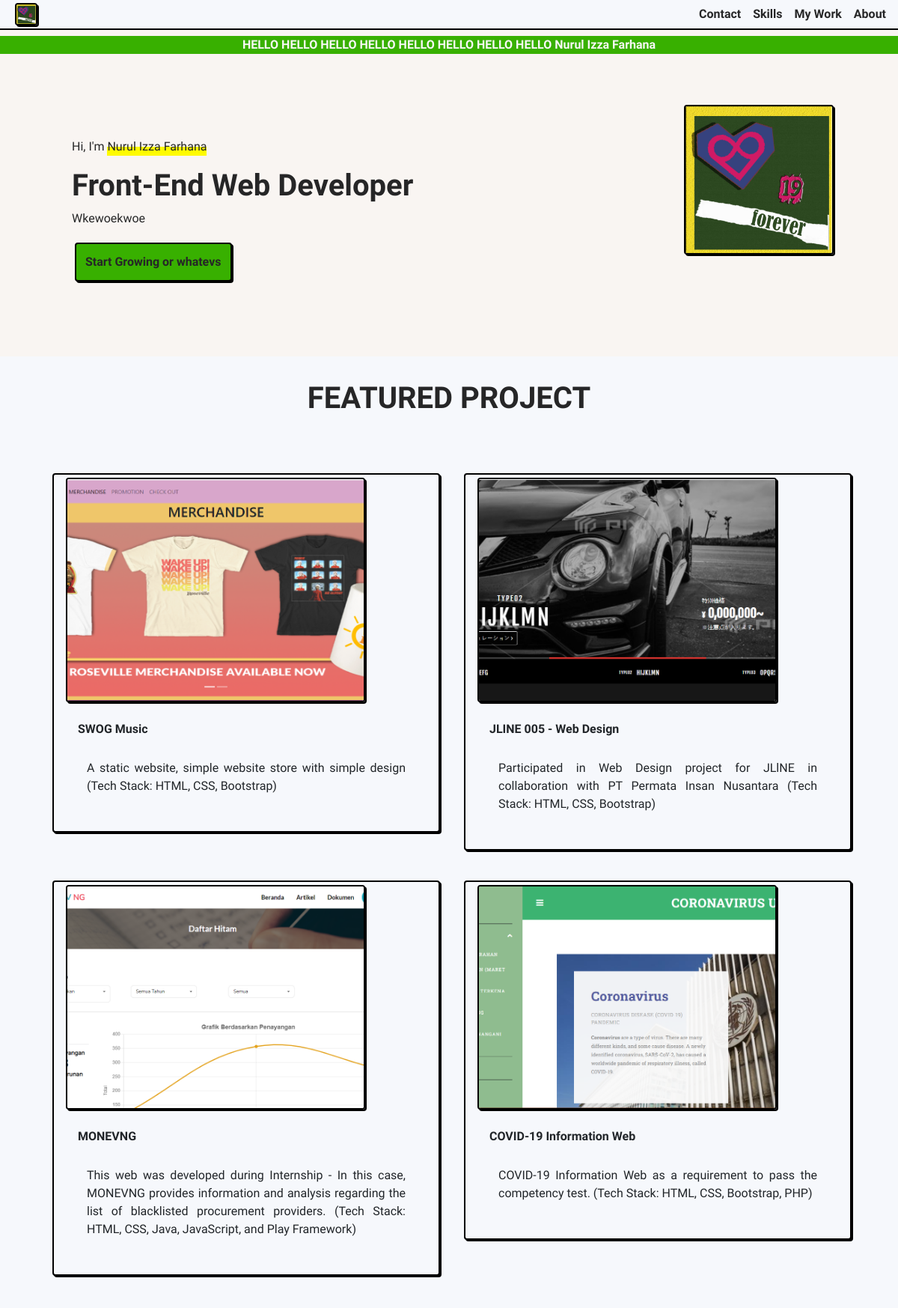
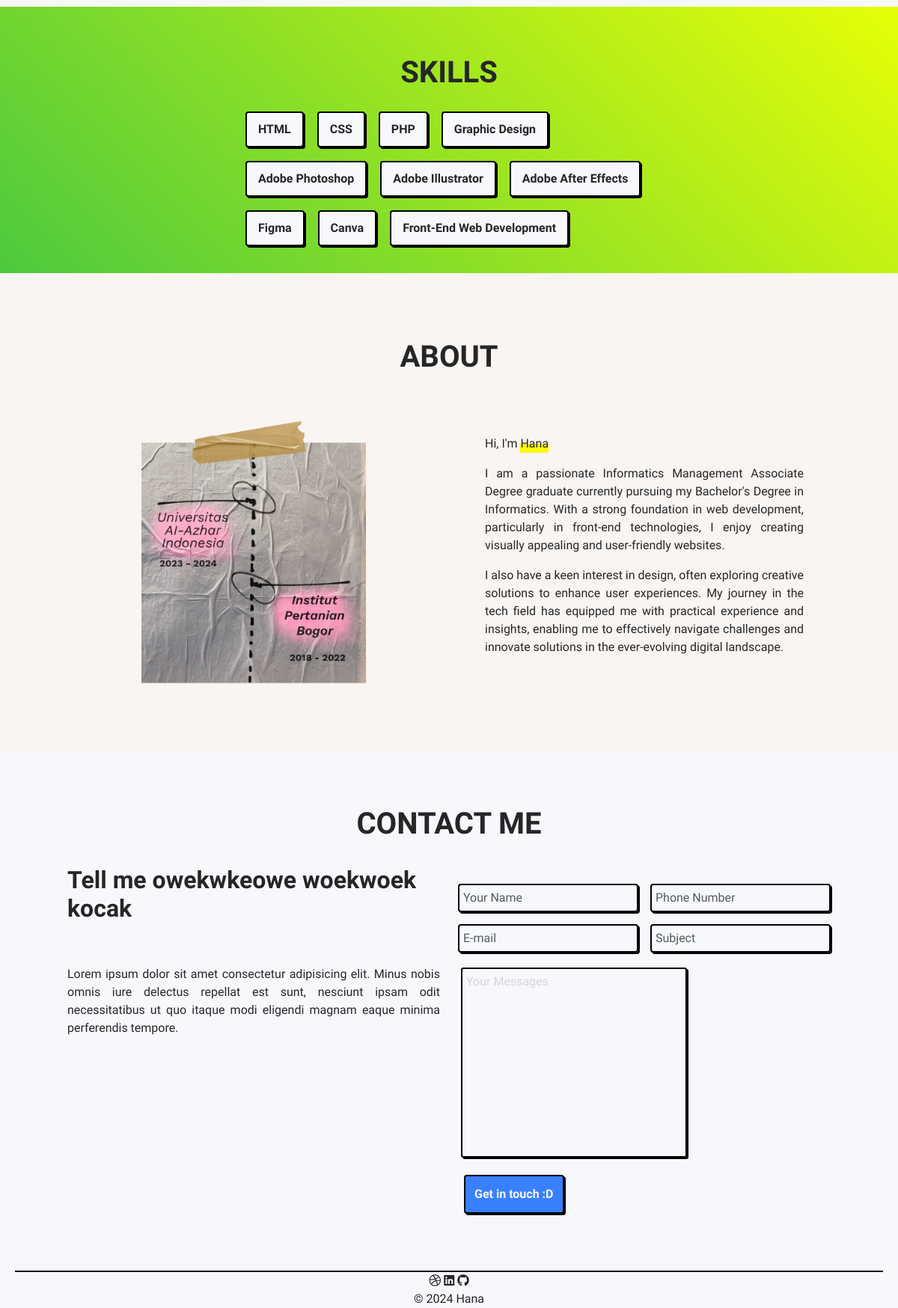
The page / on the database its author committed (2 pictures, top to bottom).
### tables this page shows
CREATE TABLE `personal_info` (
  `id` int(11) NOT NULL,
  `nama` varchar(100) NOT NULL,
  `job` varchar(50) NOT NULL,
  `description` text NOT NULL,
  `logo` varchar(255) NOT NULL,
  `nickname` varchar(50) NOT NULL,
  `about_first_paragraph` text NOT NULL,
  `about_second_paragraph` text DEFAULT NULL,
  `dribbble_link` varchar(255) DEFAULT NULL,
  `linkedin_link` varchar(255) DEFAULT NULL,
  `github_link` varchar(255) DEFAULT NULL,
  `created_at` timestamp NOT NULL DEFAULT current_timestamp(),
  `updated_at` timestamp NOT NULL DEFAULT current_timestamp() ON UPDATE current_timestamp()
);

CREATE TABLE `projects` (
  `id` int(11) NOT NULL,
  `project_name` varchar(100) NOT NULL,
  `project_desc` text NOT NULL,
  `foto` varchar(255) NOT NULL,
  `created_at` timestamp NOT NULL DEFAULT current_timestamp(),
  `updated_at` timestamp NOT NULL DEFAULT current_timestamp() ON UPDATE current_timestamp()
);

CREATE TABLE `skills` (
  `id` int(11) NOT NULL,
  `skill_name` varchar(255) NOT NULL,
  `created_at` timestamp NOT NULL DEFAULT current_timestamp(),
  `updated_at` timestamp NOT NULL DEFAULT current_timestamp() ON UPDATE current_timestamp()
);

### index.php (the view, shortened to what this page needs)
<?php
include 'admin/connection.php';
$queryProject = mysqli_query($connection, "SELECT * FROM projects ORDER BY id DESC LIMIT 4");
$queryShowSkill = mysqli_query($connection,"SELECT * FROM skills ORDER BY id ASC LIMIT 10");
?>
<!DOCTYPE html>
<html lang="en">
  <head>
    <link rel="stylesheet" href="assets/bootstrap-5.3.3-dist/css/bootstrap.min.css" />
    <link rel="stylesheet" href="assets/style.css" />
    <link
      href="https://unpkg.com/boxicons@2.1.4/css/boxicons.min.css"
      rel="stylesheet"
    />
    <link rel="stylesheet" href="https://cdnjs.cloudflare.com/ajax/libs/font-awesome/5.15.4/css/all.min.css">
  </head>
  <body>
  <?php include 'inc/nav.php'; ?>
    <div class="pt-5" style="background-color: #f9f5f2;">
      <marquee class="marquee-text bg-texture" width="100%" direction="right" height="20px">
              HELLO HELLO HELLO HELLO HELLO HELLO HELLO HELLO <?php echo $rowSetting['nama'] ?>
      </marquee>
    </div>
     <section id="home" class="pt-3" style="background-color: #f9f5f2;">
        <div class="container-fluid">
            <div class="row p-5">
                <div class="col-md-9 col-12 p-5">
                    <p>Hi, I'm <span class="highlight-animation"><?php echo $rowSetting['nama'] ?></span></p>
                    <h1><?php echo $rowSetting['job'] ?></h1>
                    <p><?php echo $rowSetting['description'] ?></p>
                    <button class="green">
                        <a href="https://wa.me/+6285781648897">Start Growing or whatevs</a>
                    </button>
                </div>
                <div class="col-md-3 text-center">
                    <img src="admin/upload/<?php echo $rowSetting['logo'] ?>" alt="Profile Picture" class="img-fluid" />
                </div>
            </div>
        </div>
     </section>
      <section id="my-work" class="container-xl">
        <div class="row p-2">
          <div class="col-md-12 text-center">
            <h1 class="p-4">FEATURED PROJECT</h1>
          </div>
          <div class="col-md-12 p-4">
            <div class="row">
              <?php while ($rowProject = mysqli_fetch_assoc($queryProject)): ?>
              <div class="col-md-6">
                <div class="row p-3">
                  <div class="card">
                      <div class="col-sm-4">
                        <img src="admin/upload/<?php echo $rowProject['foto'] ?>" style="width:400px; height:300px;" alt="...">
                      </div>
                      <div class="row p-3">
                        <div class="col-sm-12">
                          <div class="card-title p-1"><?php echo $rowProject['project_name'] ?></div>
                            <div class="card-body">
                              <p><?php echo $rowProject['project_desc'] ?></p>
                            </div>
                        </div>
                        </div>
                  </div>
                </div>
              </div>
              <?php endwhile ?>
            </div>
          </div>
        </div>
      </section>
      <section id="my-skills" class="container-fluid bg-skills pt-5">
        <div class="row p-2">
          <div class="col-md-12 text-center">
            <h1 class="p-2">SKILLS</h1>
          </div>
            <div class="col-md-12">
              <div class="row">
                <div class="col-md-3"></div>
                <div class="col-md-6 d-inline-flex">
                  <ul class="skills-list">
                    <?php while ($rowShowSkill = mysqli_fetch_assoc($queryShowSkill)): ?>
                      <li class="skill-item">
                        <?php echo $rowShowSkill['skill_name'] ?>
                      </li>
                    <?php endwhile ?>
                  </ul>
                </div>
              </div>
            </div>
        </div>
      </section>
      <section id="about" class="pt-3" style="background-color: #f9f5f2;">
        <div class="container-xl">
            <div class="row p-5">
            <div class="col-md-12 text-center">
              <h1 class="p-4">ABOUT</h1>
            </div>
                <div class="col-md-6 col-12 text-center pt-3">
                    <img style="width:300px; height:400px; border: none !important; box-shadow: none;" src="assets/img/study_assets.png" alt="Study Timeline" class="img-fluid" />
                </div>
                <div class="col-md-6 p-5">
                    <p >Hi, I'm <span class="highlight-animation"><?php echo $rowSetting['nickname'] ?></span></p>
                    <p><?php echo $rowSetting['about_first_paragraph'] ?></p>
                    <p><?php echo $rowSetting['about_second_paragraph'] ?></p>
                </div>
            </div>
        </div>
      </section>
        <section id="contact" class="container-md">
          <div class="row p-5">
            <div class="col-md-12 text-center">
              <h1 class="p-4">CONTACT ME</h1>
            </div>
           <div class="col-md-12">
            <div class="row">
              <div class="col-md-6">
                <h2>Tell me owekwkeowe woekwoek kocak</h2>
                <br>
                <br>
                <p>Lorem ipsum dolor sit amet consectetur adipisicing elit. Minus nobis omnis iure delectus repellat est sunt, nesciunt ipsam odit necessitatibus ut quo itaque modi eligendi magnam eaque minima perferendis tempore.</p>
              </div>
               <div class="col-md-6 p-3">
                  <form action="form-controller/form-data.php" method="POST">
                            <div class="row">
                                <div class="col-6 p-2">
                                    <input type="text" name="nama" class="form-control mb-3" placeholder="Your Name" />
                                    <input type="email" name="email" class="form-control mb-3" placeholder="E-mail" />
                                    <textarea name="message" cols="30" rows="10" placeholder="Your Messages"></textarea>
                                </div>
                                <div class="col-6 p-2">
                                    <input type="number" name="phone_number" class="form-control mb-3" placeholder="Phone Number" />
                                    <input type="text" name="subject" class="form-control mb-3" placeholder="Subject" />
                                </div>
                            </div>
                            <input name="send" type="submit" value="Get in touch :D" />
                    </form>
                </div>
            </div>
           </div>
          </div>
        </section>
        <?php include 'inc/footer.php'; ?>
  </body>
</html>

### inc/nav.php
<?php
include 'admin/connection.php';
$querySetting = mysqli_query($connection, "SELECT * FROM personal_info ORDER BY id DESC");
$rowSetting = mysqli_fetch_assoc($querySetting);
?>
<nav class="">
    <a href=""><img class="img-nav" src="admin/upload/<?php echo $rowSetting['logo'] ?>" alt=""></a>
    <a href="#about"class="nav_right">About</a>
    <a href="#my-work"class="nav_right">My Work</a>
    <a href="#my-skills"class="nav_right">Skills</a>
    <a href="#contact" class="nav_right">Contact</a>
</nav>

### inc/footer.php
<?php
include 'admin/connection.php';
$querySetting = mysqli_query($connection, "SELECT * FROM personal_info ORDER BY id DESC");
$rowSetting = mysqli_fetch_assoc($querySetting);
?>
<div class="container-fluid">
          <div class="row p-2">
            <div class="col-md-12">
              <footer>
                <div class="row">
                  <div class="col-md-12">
                    <div class="row">
                        <div class="col-md-12">
                            <a href="<?php echo $rowSetting['dribbble_link'] ?>" target="_blank"><i class="fab fa-dribbble"></i></a>
                            <a href="<?php echo $rowSetting['linkedin_link'] ?>/" target="_blank"><i class="fab fa-linkedin"></i></a>
                            <a href="<?php echo $rowSetting['github_link'] ?>" target="_blank"><i class="fab fa-github"></i></a>
                        </div>
                        <span>
                        © 2024
                          <a href="index.php"><?php echo $rowSetting['nickname'] ?></a>
                        </span>
                    </div>
                  </div>
                </div>
              </footer>
            </div>
          </div>
        </div>

### assets/style.css (style rules this page uses)
:root { --color: #3880ff; --green: rgb(8, 80, 14); --back: #f6f8fc; --gray: #d6d6d6; --gray2: #bababa; --text: #262627; --text2: #f6f8fc; --switch: #fff; }
.green { --color: #38b000; }
body { background-color: var(--back); padding: 0px; margin: 0px; max-height: 100%; max-width: 100%; box-sizing: border-box; overflow-x: overlay; color: var(--text); }
* { font-family: "Work Sans", serif; transition: 0.2s filter, 0.2s scale, 0.2s border-color, 0.2s background-color, 0.2s background-image, transform 0.2s, box-shadow 0.2s; }
.marquee-text { font-weight: 900; color: #f8f8f8; }
.highlight-animation { display: inline-block; background-size: 200%; background-image: linear-gradient(to right, #f9f5f2 50%, transparent 50%), linear-gradient(transparent 50%, #fffb00 50%); animation-name: highlight; animation-duration: 0.95s; animation-fill-mode: forwards; }
button, input[type="button"], input[type="submit"], input[type="reset"] { padding: 12px; background: var(--color); border: 2px solid black; color: var(--text2); margin: 4px; border-radius: 4px; box-shadow: 2px 2px 0px black; cursor: pointer; font-weight: 800; }
textarea { border: 2px solid black; border-radius: 3px; margin: 4px; background: none; padding: 5px; box-sizing: border-box; resize: none; color: var(--text); box-shadow: 2px 2px 0px black; }
input[type="text"], input[type="search"], input[type="email"], input[type="number"], input[type="password"], input[type="tel"], input[type="url"] { border: 2px solid black; color: var(--text); border-radius: 4px; background: none; box-shadow: 2px 2px 0px black; padding: 5px; }
::placeholder { color: var(--gray); }
:link { color: var(--text); text-decoration: none; }
p { text-align: justify; }
h1 { color: var(--text); font-weight: bolder; }
h2 { color: var(--text); font-weight: bold; filter: saturate(0.9); }
img, input[type="input"] { width: 200px; height: 200px; object-fit: cover; border-radius: 4px; border: 2px solid black; margin: 4px; box-shadow: 2px 2px black; cursor: pointer; }
.img-nav { width: 30px; height: 30px; object-fit: cover; border-radius: 4px; border: 2px solid black; margin: 4px; box-shadow: 2px 2px black; cursor: pointer; }
.card { background-color: var(--back); border: 2px solid black; float: left; margin: 4px; border-radius: 4px; cursor: pointer; box-shadow: 2px 2px black; }
.card-title { font-weight: 700; }
.bg-texture { text-align: center; background-color: #38b000; background-image: url("img/texture.png"); background-blend-mode: multiply; }
nav { position: fixed; height: 40px; background-color: var(--back); border-bottom: 2px solid black; padding: 0px 8px 0px 8px; left: 0; top: 0; width: 100%; z-index: 10; box-sizing: border-box; }
nav a { float: left; display: flex; align-items: center; margin: 0px 8px 0px 8px; cursor: pointer; color: var(--text); top: 50%; position: relative; transform: translate(0, -50%); font-weight: 650; border-bottom: none !important; }
.nav_right { float: right !important; }
.bg-skills { background: linear-gradient(45deg, #4dc93d, #e6ff07); }
.skills-list { list-style-type: none; padding: 0.5rem; display: flex; flex-wrap: wrap; gap: 10px; }
.skill-item { background-color: var(--back); border: 2px solid black; margin: 4px; border-radius: 4px; cursor: pointer; box-shadow: 2px 2px black; padding: 10px 15px; font-size: 16px; font-weight: bold; display: inline-block; text-align: center; width: auto; }
footer { position: relative; height: 40px; background-color: var(--back); border-top: 2px solid black; z-index: 10; text-align: center; align-items: center; justify-content: center; }

### rows shown on the page
personal_info: logo (picture), nama "Nurul Izza Farhana", job "Front-End Web Developer", description "Wkewoekwoe", nickname "Hana", about_first_paragraph "I am a passionate Informatics Management Associate Degree graduate currently pursuing my Bachelor's Degree in Informatics. With a strong foundation in web development, particularly in front-end technologies, I enjoy creating visually appealing and user-friendly websites.", about_second_paragraph "I also have a keen interest in design, often exploring creative solutions to enhance user experiences. My journey in the tech field has equipped me with practical experience and insights, enabling me to effectively navigate challenges and innovate solutions in the ever-evolving digital landscape."
projects: foto (picture), project_name "SWOG Music", project_desc "A static website, simple website store with simple design (Tech Stack: HTML, CSS, Bootstrap)"
projects: foto (picture), project_name "JLINE 005 - Web Design", project_desc "Participated in Web Design project for JLlNE in collaboration with PT Permata Insan Nusantara (Tech Stack: HTML, CSS, Bootstrap)"
projects: foto (picture), project_name "MONEVNG", project_desc "This web was developed during Internship - In this case, MONEVNG provides information and analysis regarding the list of blacklisted procurement providers. (Tech Stack: HTML, CSS, Java, JavaScript, and Play Framework)"
projects: foto (picture), project_name "COVID-19 Information Web", project_desc "COVID-19 Information Web as a requirement to pass the competency test. (Tech Stack: HTML, CSS, Bootstrap, PHP)"
skills: skill_name "HTML"
skills: skill_name "CSS"
skills: skill_name "PHP"
skills: skill_name "Graphic Design"
skills: skill_name "Adobe Photoshop"
skills: skill_name "Adobe Illustrator"
skills: skill_name "Adobe After Effects"
skills: skill_name "Figma"
skills: skill_name "Canva"
skills: skill_name "Front-End Web Development"
